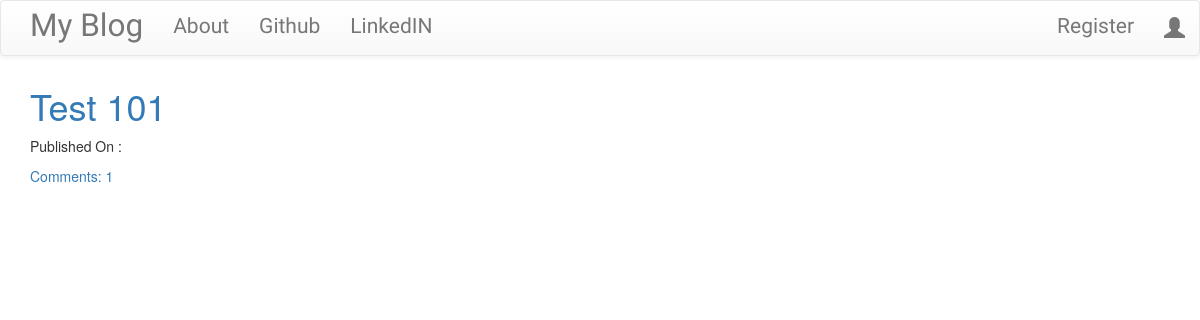
Before: / with the older database file.
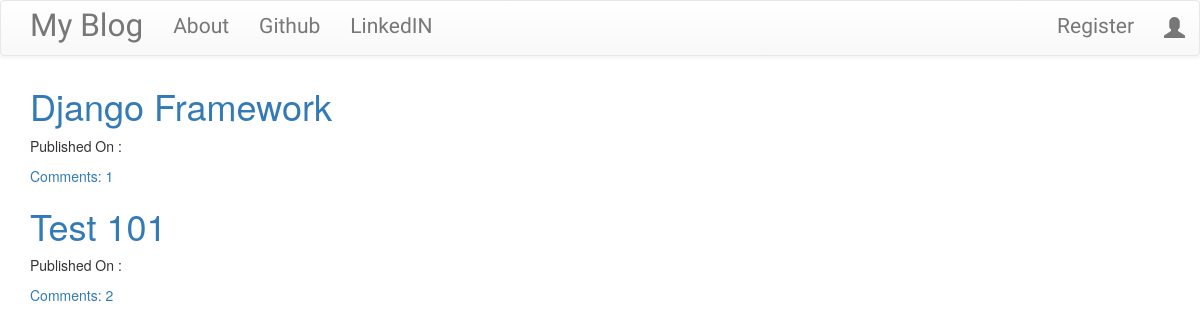
After: the same page with the newer database file.
### blog/models.py (models this page shows, shortened)
class Post(models.Model):
    author = models.ForeignKey('auth.User', on_delete = models.CASCADE)
    title = models.CharField(max_length = 256)
    text = models.TextField()
    created_date = models.DateTimeField(default = timezone.now)
    published_date = models.DateTimeField(blank=True,null=True)
    def approve_comments(self):
        return self.comments.filter(approved_comment = True)

### blog/views.py (the view)
# urls.py: path('',views.PostListView.as_view(),name ='post_list'),
class PostListView(ListView):
    model = Post
    def get_queryset(self):
        return Post.objects.filter(published_date__lte=timezone.now()).order_by('-published_date')

### blog/templates/blog/post_list.html
{% extends 'blog/base.html' %}
{%block content%}
<div class="centerstage">
  {% for post in post_list %}
    <div class="post">
      <h1><a href="{% url 'post_detail' pk=post.pk %}">{{ post.title }}</a></h1>
      <div class="date">
        <p>Published On : {{post.published|date:"D M Y"}}</p>
      </div>
      <a href="{% url 'post_detail' pk=post.pk %}">Comments: {{post.approve_comments.count}}</a>
    </div>
  {%endfor%}
</div>
{% endblock %}

Changed rows visible on the page:
added Post: title "Django Framework", approve_comments.count "1"
computed for Post "Test 101": approve_comments.count "1" → "2"
